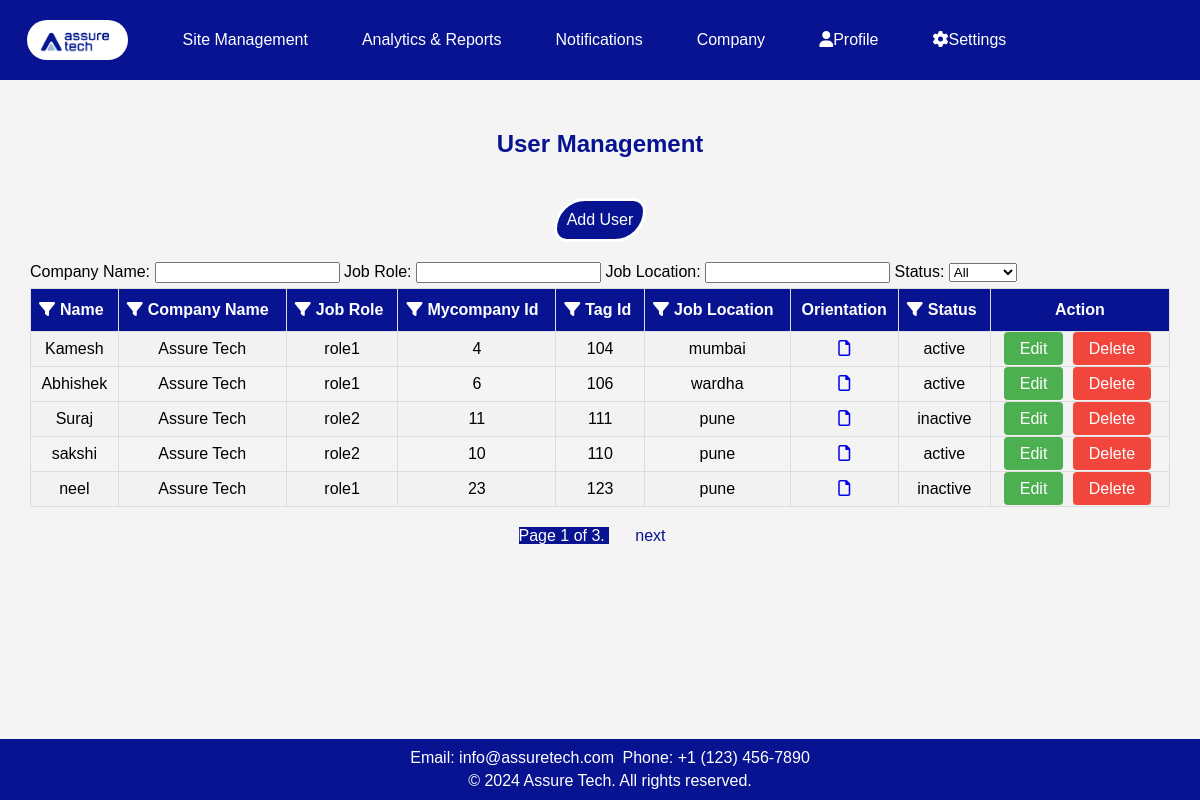
The app's page /get_all/ with its own data.
### app1/models.py (models this page shows, shortened)
class UserEnrolled(models.Model):
    name = models.CharField(max_length=255)
    company_name = models.CharField(max_length=100)
    job_role = models.CharField(max_length=100, choices=[
        ('role1', 'Role 1'),
        ('role2', 'Role 2'),
    ])
    mycompany_id = models.IntegerField(unique=True)
    tag_id = models.IntegerField(unique=True)
    job_location = models.CharField(max_length=100)
    orientation = models.FileField(upload_to='attachments/', validators=[FileExtensionValidator(['pdf', 'doc', 'docx', 'jpeg', 'jpg'])])
    status = models.CharField(max_length=10, choices=[
        ('active', 'Active'),
        ('inactive', 'Inactive'),
    ])

### app1/views.py (the view)
# urls.py: path('get_all/',get_data.as_view(),name='get_all'),
class get_data(ListView):
    model = UserEnrolled
    template_name = 'app1/getdata.html'
    context_object_name = 'data'
    paginate_by = 5
    def get_queryset(self):
        return UserEnrolled.objects.all()

### app1/templates/app1/getdata.html (shortened to what this page needs)
<!DOCTYPE html>
<html lang="en">
<head>
    <link rel="stylesheet" href="https://cdnjs.cloudflare.com/ajax/libs/font-awesome/5.15.3/css/all.min.css">
    <link rel="stylesheet" href="https://cdnjs.cloudflare.com/ajax/libs/font-awesome/6.0.0/css/all.min.css">
    {% load static %}
</head>
<body>
    <header>
        <nav class="nav">
            <a class="logo" href="#"><img src="{% static 'app1/images/logo.jpg' %}" alt="Logo"></a>
            <div class="dropdown">
                <a href="{% url 'sites' %}">Site Management</a>
            </div>
            <a href="{% url 'report' %}">Analytics & Reports</a>
            <a href="{% url 'notification' %}">Notifications</a>
            <a href="{% url 'company' %}">Company</a>
            <div class="dropdown">
                <a href="#" class="dropbtn"><i class="fas fa-user"></i>Profile</a>
            </div>
            <div class="dropdown">
                <a href="#" class="dropbtn"><i class="fas fa-cog"></i>Settings</a>
            </div>
        </nav>
    </header>
    <div class="user">
        <h2 class="heading1">User Management</h2>
        <a class="add" href="{% url 'create' %}">Add User</a>
    </div>
    <div id="table-container">
        <div class="filter-container">
            <label for="filterCompanyName">Company Name:</label>
            <input type="text" id="filterCompanyName" oninput="filterTable()">
            <label for="filterJobRole">Job Role:</label>
            <input type="text" id="filterJobRole" oninput="filterTable()">
            <label for="filterJobLocation">Job Location:</label>
            <input type="text" id="filterJobLocation" oninput="filterTable()">
            <label for="filterStatus">Status:</label>
            <select id="filterStatus" onchange="filterTable()">
                <option value="">All</option>
            </select>
        </div>
        <table id="customers">
            <tr>
                <th>
                    <div>
                        <span class="filter-icon" onclick="toggleFilter(0)"><i class="fas fa-filter"></i></span>
                        Name
                    </div>
                </th>
                <th>
                    <div>
                        <span class="filter-icon" onclick="toggleFilter(1)"><i class="fas fa-filter"></i></span>
                        Company Name
                    </div>
                </th>
                <th>
                    <div>
                        <span class="filter-icon" onclick="toggleFilter(2)"><i class="fas fa-filter"></i></span>
                        Job Role
                    </div>
                </th>
                <th>
                    <div>
                        <span class="filter-icon" onclick="toggleFilter(3)"><i class="fas fa-filter"></i></span>
                        Mycompany Id
                    </div>
                </th>
                <th>
                    <div>
                        <span class="filter-icon" onclick="toggleFilter(4)"><i class="fas fa-filter"></i></span>
                        Tag Id
                    </div>
                </th>
                <th>
                    <div>
                        <span class="filter-icon" onclick="toggleFilter(5)"><i class="fas fa-filter"></i></span>
                        Job Location
                    </div>
                </th>
                <th>Orientation</th>
                <th>
                    <div>
                        <span class="filter-icon" onclick="toggleFilter(7)"><i class="fas fa-filter"></i></span>
                        Status
                    </div>
                </th>
                <th>Action</th>
            </tr>
            {% for i in data %}
            <tr>
                <td>{{i.name}}</td>
                <td>{{i.company_name}}</td>
                <td>{{i.job_role}}</td>
                <td>{{i.mycompany_id}}</td>
                <td>{{i.tag_id}}</td>
                <td>{{i.job_location}}</td>
                {% load custom_filters %}
                <td>
                    {% if i.orientation %}
                    {% with file_extension=i.orientation.name|lower %}
                    <a href="{{ i.orientation.url }}" target="_blank">
                        <i class="file-icon {% if file_extension|slice:"-4" == '.pdf' %}far fa-file-pdf
                                    {% elif file_extension|slice:"-4" == '.doc' or file_extension|slice:"-5" == '.docx' %}far fa-file-word
                                    {% elif file_extension|slice:"-5" == '.jpeg' or file_extension|slice:"-4" == '.jpg' or file_extension|slice:"-4" == '.png' %}far fa-file-image
                                    {% elif file_extension|slice:"-4" == '.xls' or file_extension|slice:"-5" == '.xlsx' %}far fa-file-excel
                                    {% elif file_extension|slice:"-4" == '.ppt' or file_extension|slice:"-5" == '.pptx' %}far fa-file-powerpoint
                                    {% else %}far fa-file
                                {% endif %}"></i>
                    </a>
                    {% endwith %}
                    {% else %}
                    N/A
                    {% endif %}
                </td>
                <td>{{i.status}}</td>
                <td>
                    <a href="{% url 'user_update' i.id %}" class="edit-btn">Edit</a>
                    <a href="{% url 'task_delete' i.pk %}" class="delete-btn">Delete</a>
                </td>
            </tr>
            {% endfor %}
        </table>
        <div class="pagination">
            <span class="step-links">
                <span class="current">
                    Page {{ page_obj.number }} of {{ page_obj.paginator.num_pages }}.
                </span>
                {% if page_obj.has_next %}
                <a href="?page={{ page_obj.next_page_number }}">next</a>
                {% endif %}
            </span>
        </div>
    </div>
    <footer>
        <p>Email: info@assuretech.com</p>
        <p>Phone: +1 (123) 456-7890</p>
        <div class="footer-bottom">
            <p>&copy; 2024 Assure Tech. All rights reserved.</p>
        </div>
    </footer>
</body>
</html>

### app1/templates/app1/getdata.html (style rules this page uses)
body { font-family: 'Verdana', sans-serif; width: 100%; margin: 0; padding-top: 10vh; background: #f4f4f4; box-sizing: border-box; height: 700px; }
header { background-color: #071390; color: white; text-align: center; padding: 10px 0; position: fixed; top: 0; width: 100%; z-index: 1000; display: flex; justify-content: space-between; align-items: center; }
.nav { display: flex; align-items: center; margin-right: 100px; }
.logo img { max-height: 40px; margin-left: 15px; float: left; border-radius: 20px; }
.nav a { padding: 10px 12px; color: white; text-decoration: none; display: inline-block; margin-right: 30px; }
.dropdown { display: inline-block; }
.user { text-align: center; margin-top: 50px; }
#table-container { margin-top: 20px; margin-left: 30px; margin-right: 30px; }
#customers { font-family: Arial, Helvetica, sans-serif; border-collapse: collapse; width: 100%; }
#customers td, #customers th { border: 1px solid #ddd; padding: 8px; text-align: center; }
#customers tr:nth-child(even) { background-color: #f2f2f2; }
#customers th { padding-top: 12px; padding-bottom: 12px; background-color: #071390; color: white; }
.heading1 { text-align: center; color: #071390; }
.add { background-color: #071390; color: white; padding: 10px; border: solid; margin-top: 20px; display: inline-block; text-decoration: none; border-radius: 50px 20px; }
.edit-btn, .delete-btn { background-color: #4CAF50; color: white; padding: 8px 16px; border: none; border-radius: 4px; cursor: pointer; margin-right: 5px; text-decoration: none; }
.delete-btn { background-color: #f2463d; }
footer { position: fixed; bottom: 0; width: 100%; background-color: #071390; color: white; text-align: center; padding: 10px; z-index: 1000; }
footer h4, footer p { white-space: nowrap; margin: 0; padding: 2px; display: inline; }
.footer-bottom { white-space: nowrap; padding-top: 5px; }
.footer-bottom p { margin: 0; }
.pagination { display: flex; justify-content: center; margin-top: 20px; flex-wrap: wrap; }
.pagination a { color: #071390; padding: 8px 16px; text-decoration: none; transition: background-color 0.3s; margin: 5px; }
.pagination .current { background-color: #071390; color: white; margin: 5px; }
.filter-container { margin-bottom: 5px; }
.filter-icon { margin-right: 5px; cursor: pointer; }
th div { display: flex; align-items: center; }

### records on screen
UserEnrolled: name "Kamesh", company_name "Assure Tech", job_role "role1", mycompany_id "4", tag_id "104", job_location "mumbai", status "active"
UserEnrolled: name "Abhishek", company_name "Assure Tech", job_role "role1", mycompany_id "6", tag_id "106", job_location "wardha", status "active"
UserEnrolled: name "Suraj", company_name "Assure Tech", job_role "role2", mycompany_id "11", tag_id "111", job_location "pune", status "inactive"
UserEnrolled: name "sakshi", company_name "Assure Tech", job_role "role2", mycompany_id "10", tag_id "110", job_location "pune", status "active"
UserEnrolled: name "neel", company_name "Assure Tech", job_role "role1", mycompany_id "23", tag_id "123", job_location "pune", status "inactive"

### other values on screen
{{ page_obj.number }} "1"
{{ page_obj.paginator.num_pages }} "3"
